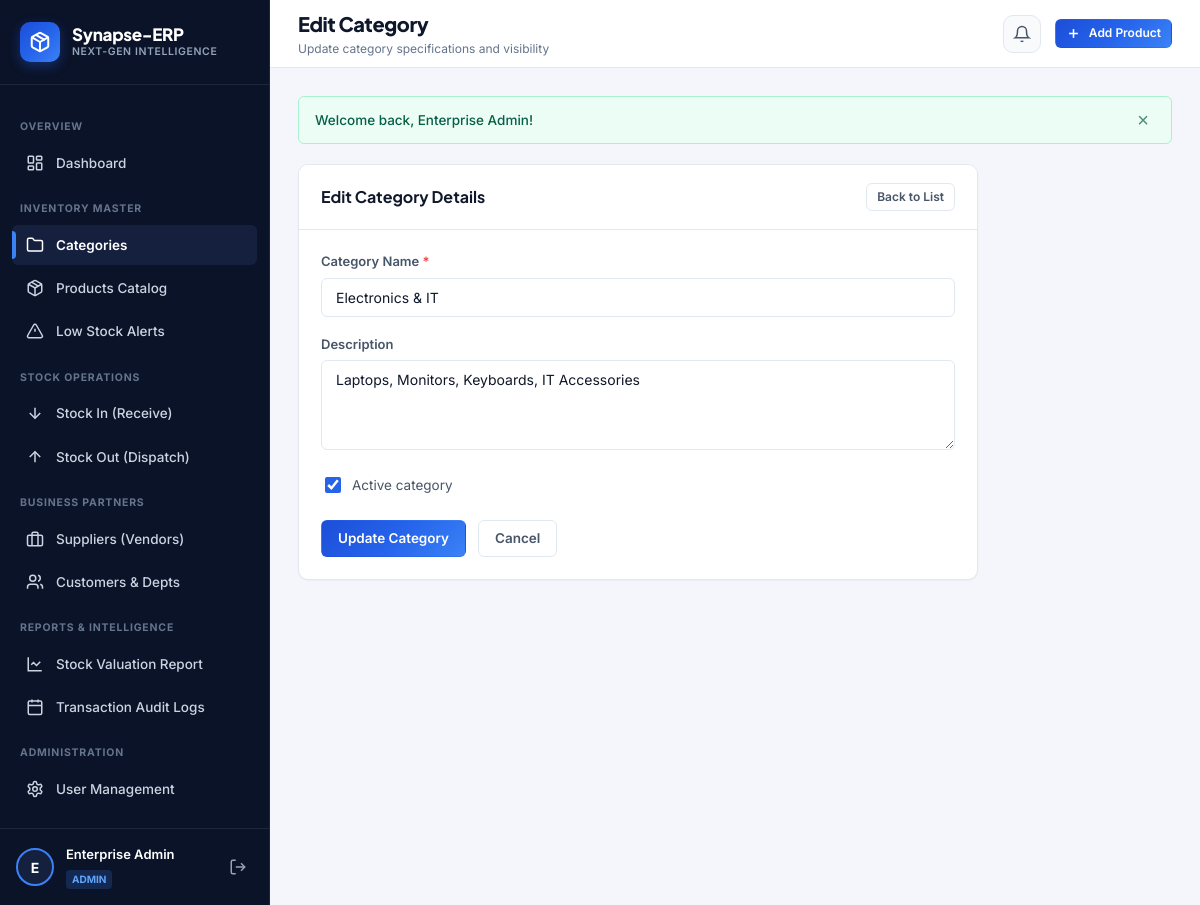
The page /mini_inventory_management_system/categories/edit.php?id=1 (signed in) on the database its author committed.
### tables this page shows
CREATE TABLE IF NOT EXISTS categories (
    id INT AUTO_INCREMENT PRIMARY KEY,
    category_name VARCHAR(100) NOT NULL UNIQUE,
    description TEXT NULL,
    status TINYINT(1) DEFAULT 1,
    created_at TIMESTAMP DEFAULT CURRENT_TIMESTAMP
);

### mini_inventory_management_system/categories/edit.php (the view, shortened to what this page needs)
<?php
require_once __DIR__ . '/../includes/header.php';
$id = (int)($_GET['id'] ?? 0);
$stmt = $pdo->prepare("SELECT * FROM categories WHERE id = ?");
$stmt->execute([$id]);
$category = $stmt->fetch();
include __DIR__ . '/../includes/sidebar.php';
?>
<div class="card" style="max-width: 680px;">
    <div class="card-header">
        <h2 class="card-title">Edit Category Details</h2>
        <a href="index.php" class="btn btn-secondary btn-sm">Back to List</a>
    </div>
    <div class="card-body">
        <form method="POST">
            <div class="form-group">
                <label class="form-label">Category Name <span class="required">*</span></label>
                <input class="form-control" type="text" name="category_name" value="<?= clean($category['category_name']) ?>" required>
            </div>
            <div class="form-group">
                <label class="form-label">Description</label>
                <textarea class="form-control" name="description"><?= clean($category['description']) ?></textarea>
            </div>
            <div class="form-group">
                <label class="form-check">
                    <input type="checkbox" name="status" value="1" <?= $category['status'] ? 'checked' : '' ?>>
                    <span>Active category</span>
                </label>
            </div>
            <div style="display:flex; gap: 12px; margin-top: 24px;">
                <button class="btn btn-primary" type="submit">Update Category</button>
                <a href="index.php" class="btn btn-secondary">Cancel</a>
            </div>
        </form>
    </div>
</div>
<?php include __DIR__ . '/../includes/footer.php'; ?>

### mini_inventory_management_system/assets/css/style.css (style rules this page uses)
:root { --font-main: 'Inter', -apple-system, BlinkMacSystemFont, 'Segoe UI', Roboto, sans-serif; --font-heading: 'Plus Jakarta Sans', var(--font-main); --bg-app: #f4f6fb; --bg-surface: #ffffff; --bg-surface-secondary: #f8fafc; --bg-surface-elevated: #ffffff; --sidebar-bg: #0b1329; --sidebar-surface: #14203d; --sidebar-border: rgba(255, 255, 255, 0.08); --sidebar-text: #94a3b8; --sidebar-text-hover: #ffffff; --sidebar-active-bg: #1e2e56; --sidebar-active-accent: #3b82f6; --primary: #2563eb; --primary-hover: #1d4ed8; --primary-gradient: linear-gradient(135deg, #1d4ed8 0%, #2563eb 50%, #3b82f6 100%); --primary-light: #eff6ff; --primary-border: #bfdbfe; --success: #10b981; --success-bg: #ecfdf5; --success-text: #065f46; --warning: #f59e0b; --warning-bg: #fffbeb; --warning-text: #92400e; --danger: #ef4444; --danger-bg: #fef2f2; --danger-text: #991b1b; --info: #0ea5e9; --info-bg: #f0f9ff; --info-text: #075985; --text-primary: #0f172a; --text-secondary: #475569; --text-muted: #64748b; --text-inverse: #ffffff; --border-color: #e2e8f0; --border-light: #edf2f7; --radius-sm: 6px; --radius-md: 10px; --radius-lg: 16px; --radius-full: 9999px; --shadow-xs: 0 1px 2px 0 rgb(0 0 0 / 0.04); --shadow-sm: 0 1px 3px 0 rgb(0 0 0 / 0.08), 0 1px 2px -1px rgb(0 0 0 / 0.08); --shadow-md: 0 4px 12px -2px rgb(0 0 0 / 0.06), 0 2px 6px -2px rgb(0 0 0 / 0.04); --shadow-lg: 0 12px 24px -4px rgb(0 0 0 / 0.08), 0 4px 8px -4px rgb(0 0 0 / 0.04); }
*, *::before, *::after { box-sizing: border-box; }
body { margin: 0; font-family: var(--font-main); background-color: var(--bg-app); color: var(--text-primary); line-height: 1.5; -webkit-font-smoothing: antialiased; }
.card { background-color: var(--bg-surface); border: 1px solid var(--border-color); border-radius: var(--radius-md); box-shadow: var(--shadow-xs); margin-bottom: 24px; overflow: hidden; }
.card-header { padding: 18px 22px; border-bottom: 1px solid var(--border-color); display: flex; align-items: center; justify-content: space-between; gap: 16px; background-color: var(--bg-surface); }
.card-title { font-family: var(--font-heading); font-size: 16px; font-weight: 700; color: var(--text-primary); margin: 0; display: flex; align-items: center; gap: 8px; }
.card-body { padding: 22px; }
.btn { display: inline-flex; align-items: center; justify-content: center; gap: 8px; padding: 9px 16px; font-size: 13.5px; font-weight: 600; font-family: inherit; border-radius: var(--radius-sm); border: 1px solid transparent; cursor: pointer; text-decoration: none; transition: all 0.15s ease; line-height: 1.2; }
.btn-primary { background: var(--primary-gradient); color: #ffffff; }
.btn-secondary { background-color: var(--bg-surface); color: var(--text-secondary); border-color: var(--border-color); }
.btn-sm { padding: 6px 10px; font-size: 12px; }
.form-group { margin-bottom: 18px; }
.form-label { display: block; font-size: 13px; font-weight: 600; color: var(--text-secondary); margin-bottom: 6px; }
.form-label .required { color: var(--danger); }
.form-control { width: 100%; padding: 10px 14px; font-size: 14px; font-family: inherit; background-color: #ffffff; border: 1px solid var(--border-color); border-radius: var(--radius-sm); color: var(--text-primary); outline: none; transition: all 0.15s ease; }
textarea.form-control { min-height: 90px; resize: vertical; }
.form-check { display: flex; align-items: center; gap: 8px; cursor: pointer; font-size: 13.5px; color: var(--text-secondary); }
.form-check input[type="checkbox"] { width: 16px; height: 16px; accent-color: var(--primary); cursor: pointer; }

### rows shown on the page
categories: category_name "Electronics & IT", description "Laptops, Monitors, Keyboards, IT Accessories", status "☑"

### other values the page prints
$userInitial "E"
$userName "Enterprise Admin"
$userRole "ADMIN"
$pageTitle "Edit Category"
$pageSubtitle "Update category specifications and visibility"
$flash['text'] "Welcome back, Enterprise Admin!"
